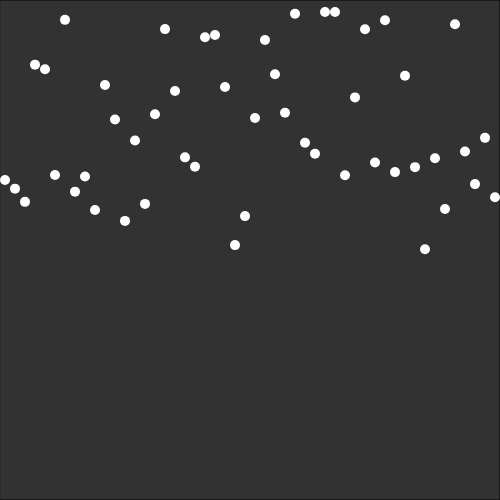
Frame 1 (no input)
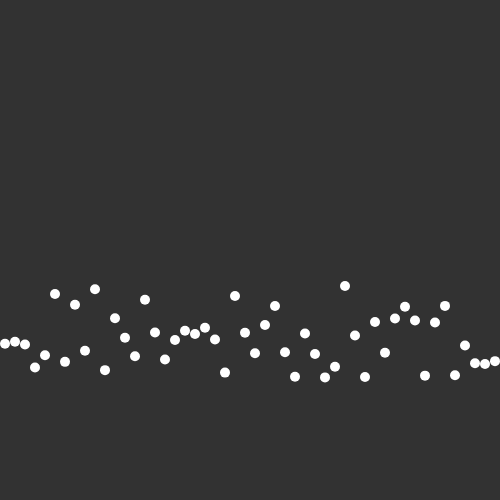
Frame 60 (no input)
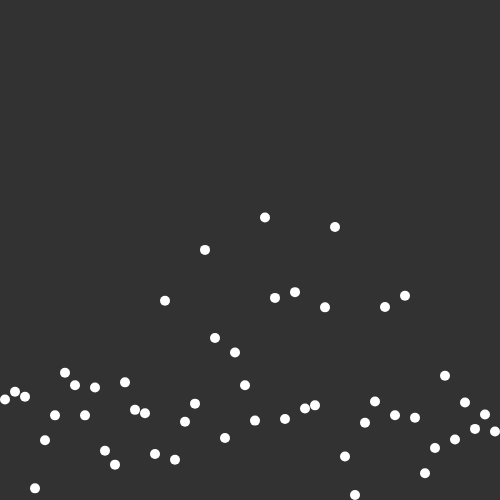
Frame 120 (the mouse pressed at the canvas centre since frame 60)

The p5.js sketch that drew these frames (run headless with seeded random() and noise() and a simulated clock; from frame 60 on, the mouse is pressed at the canvas centre):

// p5.js sketch
// ── sketch.js
var ball = [];
var gravity = 10;
var gsl;
function setup() {
  createCanvas(500, 500);
  for(var i=0;i<50;i++)
    ball.push(new Ball(i*10+5,random(5, 250),random(0.7, 0.95)))
  gsl = createSlider(0, 20, 10, 0.5);
}
function draw() {
    gravity = gsl.value();
    frameRate(60);
    fill(50);
    rect(0,0,width,height);
    noStroke();
    fill(255);
    for(var i=0;i<ball.length;i++)
    ball[i].draw();
}


function Ball(x,y,k=1){
    this.xo = x;
    this.yo = y;
    this.y = y;
    this.x = x;
    this.vo = 0;
    this.v = 0;
    this.t = 0;
    this.d = 1;
    this.k = k;
    this.draw = function(){
        this.y = this.yo+this.vo*this.t+(gravity*pow(this.t,2))/2;
        this.v = this.vo+gravity*this.t;
        if(this.y<=500-5) this.d = 1;
        if(this.y>500-5 && this.d==1) this.d=-1, this.t = 0, this.yo=this.y, this.vo = -this.v*k;
        if(this.y>500-5)this.y = 500-5;
        ellipse(this.x, this.y, 10);
        this.t+=0.2;
        
    }
}
